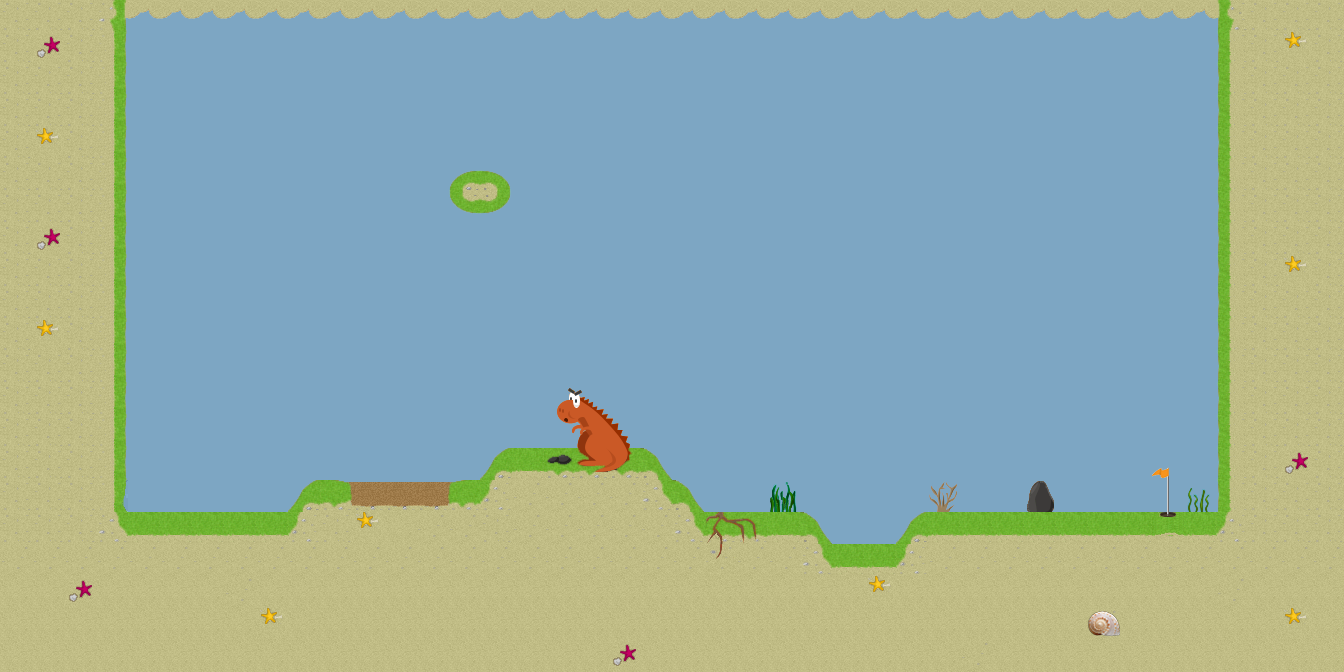

Rendered tile map (Tiled .tmx) drawn with the repository's tilesets; below, a short description and the map source with its tile grids summarised:
An orthogonal 42x21 tile map with 32x32 px tiles, 1 tile layer (Tile Layer 1).

<map version="1.0" orientation="orthogonal" renderorder="right-down" width="42" height="21" tilewidth="32" tileheight="32" nextobjectid="1">
 <properties>
  <property name="ball_destroying_indexes" value="8,71,72,73,74,75,102,103,104,105,121,122,123,124,125,126,127,128,129,130,131,132" />
  <property name="ball_start_position_x" value="5" />
  <property name="ball_start_position_y" value="5" />
  <property name="force_applying_indexes" value="10,13,25,28" />
  <property name="hole_index" value="55" />
  <property name="par" value="4" />
  <property name="slow_down_indexes" value="5,87,89,90,106,117" />
 </properties>
 <tileset firstgid="1" name="tiles" tilewidth="32" tileheight="32" spacing="2">
  <image source="../packer/level2.png" width="512" height="512" />
  <tile id="4">
   <properties>
    <property name="colision_sound" value="ash.mp3" />
    <property name="depth" value="0.2" />
    <property name="obstacle_file" value="5.png" />
   </properties>
  </tile>
  <tile id="7">
   <properties>
    <property name="colision_sound" value="magma_plum.mp3" />
    <property name="destroy_position_offset" value="0.2" />
    <property name="fall_velocity" value="-0.8" />
    <property name="obstacle_file" value="8.png" />
   </properties>
  </tile>
  <tile id="9">
   <properties>
    <property name="angle" value="62" />
    <property name="colision_sound" value="wind.mp3" />
    <property name="intensity" value="250" />
    <property name="range" value="3" />
    <property name="type" value="1" />
    <property name="x_first_arm_angle" value="0" />
    <property name="x_force_beggining" value="25" />
    <property name="y_first_arm_angle" value="18" />
    <property name="y_force_beggining" value="28" />
   </properties>
  </tile>
  <tile id="12">
   <properties>
    <property name="angle" value="45" />
    <property name="colision_sound" value="wind.mp3" />
    <property name="intensity" value="200" />
    <property name="range" value="2" />
    <property name="type" value="1" />
    <property name="x_first_arm_angle" value="2" />
    <property name="x_force_beggining" value="23" />
    <property name="y_first_arm_angle" value="17" />
    <property name="y_force_beggining" value="26" />
   </properties>
  </tile>
  <tile id="24">
   <properties>
    <property name="angle" value="62" />
    <property name="colision_sound" value="wind.mp3" />
    <property name="intensity" value="250" />
    <property name="range" value="3" />
    <property name="type" value="1" />
    <property name="x_first_arm_angle" value="0" />
    <property name="x_force_beggining" value="25" />
    <property name="y_first_arm_angle" value="18" />
    <property name="y_force_beggining" value="28" />
   </properties>
  </tile>
  <tile id="54">
   <properties>
    <property name="hole_file" value="55.png" />
   </properties>
  </tile>
  <tile id="70">
   <properties>
    <property name="destroy_position_offset" value="-1" />
    <property name="fall_velocity" value="-0.8" />
    <property name="obstacle_file" value="71.png" />
   </properties>
  </tile>
  <tile id="71">
   <properties>
    <property name="destroy_position_offset" value="-1" />
    <property name="fall_velocity" value="-0.8" />
    <property name="obstacle_file" value="72.png" />
   </properties>
  </tile>
  <tile id="72">
   <properties>
    <property name="destroy_position_offset" value="0.05" />
    <property name="fall_velocity" value="-0.8" />
    <property name="obstacle_file" value="73.png" />
   </properties>
  </tile>
  <tile id="73">
   <properties>
    <property name="destroy_position_offset" value="0.05" />
    <property name="fall_velocity" value="-0.8" />
    <property name="obstacle_file" value="74.png" />
   </properties>
  </tile>
  <tile id="74">
   <properties>
    <property name="destroy_position_offset" value="0.05" />
    <property name="fall_velocity" value="-0.8" />
    <property name="obstacle_file" value="75.png" />
   </properties>
  </tile>
  <tile id="86">
   <properties>
    <property name="colision_sound" value="ash.mp3" />
    <property name="depth" value="0.2" />
    <property name="obstacle_file" value="87.png" />
   </properties>
  </tile>
  <tile id="88">
   <properties>
    <property name="colision_sound" value="ash.mp3" />
    <property name="depth" value="0.2" />
    <property name="obstacle_file" value="89.png" />
   </properties>
  </tile>
  <tile id="89">
   <properties>
    <property name="colision_sound" value="ash.mp3" />
    <property name="depth" value="0.2" />
    <property name="obstacle_file" value="90.png" />
   </properties>
  </tile>
  <tile id="101">
   <properties>
    <property name="colision_sound" value="magma_plum.mp3" />
    <property name="destroy_position_offset" value="-1" />
    <property name="fall_velocity" value="-0.8" />
    <property name="obstacle_file" value="102.png" />
   </properties>
  </tile>
  <tile id="102">
   <properties>
    <property name="destroy_position_offset" value="-1" />
    <property name="fall_velocity" value="-0.8" />
    <property name="obstacle_file" value="103.png" />
   </properties>
  </tile>
  <tile id="103">
   <properties>
    <property name="colision_sound" value="magma_plum.mp3" />
    <property name="destroy_position_offset" value="0.2" />
    <property name="fall_velocity" value="-0.8" />
    <property name="obstacle_file" value="104.png" />
   </properties>
  </tile>
  <tile id="104">
   <properties>
    <property name="colision_sound" value="magma_plum.mp3" />
    <property name="destroy_position_offset" value="0.2" />
    <property name="fall_velocity" value="-0.8" />
    <property name="obstacle_file" value="105.png" />
   </properties>
  </tile>
  <tile id="105">
   <properties>
    <property name="colision_sound" value="ash.mp3" />
    <property name="depth" value="0.2" />
    <property name="obstacle_file" value="106.png" />
   </properties>
  </tile>
  <tile id="116">
   <properties>
    <property name="colision_sound" value="ash.mp3" />
    <property name="depth" value="0.2" />
    <property name="obstacle_file" value="117.png" />
   </properties>
  </tile>
  <tile id="120">
   <properties>
    <property name="colision_sound" value="magma_plum.mp3" />
    <property name="destroy_position_offset" value="-1" />
    <property name="fall_velocity" value="-0.8" />
    <property name="obstacle_file" value="118.png" />
   </properties>
  </tile>
  <tile id="121">
   <properties>
    <property name="destroy_position_offset" value="-1" />
    <property name="fall_velocity" value="-0.8" />
    <property name="obstacle_file" value="119.png" />
   </properties>
  </tile>
  <tile id="122">
   <properties>
    <property name="destroy_position_offset" value="-1" />
    <property name="fall_velocity" value="-0.8" />
    <property name="obstacle_file" value="120.png" />
   </properties>
  </tile>
  <tile id="123">
   <properties>
    <property name="destroy_position_offset" value="0.3" />
    <property name="fall_velocity" value="-0.8" />
    <property name="obstacle_file" value="121.png" />
   </properties>
  </tile>
  <tile id="124">
   <properties>
    <property name="destroy_position_offset" value="0.3" />
    <property name="fall_velocity" value="-0.8" />
    <property name="obstacle_file" value="122.png" />
   </properties>
  </tile>
  <tile id="125">
   <properties>
    <property name="destroy_position_offset" value="0.3" />
    <property name="fall_velocity" value="-0.8" />
    <property name="obstacle_file" value="123.png" />
   </properties>
  </tile>
  <tile id="126">
   <properties>
    <property name="destroy_position_offset" value="-1" />
    <property name="fall_velocity" value="-0.8" />
    <property name="obstacle_file" value="124.png" />
   </properties>
  </tile>
  <tile id="127">
   <properties>
    <property name="destroy_position_offset" value="0.3" />
    <property name="fall_velocity" value="-0.8" />
    <property name="obstacle_file" value="125.png" />
   </properties>
  </tile>
  <tile id="128">
   <properties>
    <property name="destroy_position_offset" value="0.3" />
    <property name="fall_velocity" value="-0.8" />
    <property name="obstacle_file" value="126.png" />
   </properties>
  </tile>
  <tile id="129">
   <properties>
    <property name="destroy_position_offset" value="0.3" />
    <property name="fall_velocity" value="-0.8" />
    <property name="obstacle_file" value="127.png" />
   </properties>
  </tile>
  <tile id="130">
   <properties>
    <property name="destroy_position_offset" value="-1" />
    <property name="fall_velocity" value="-0.8" />
    <property name="obstacle_file" value="128.png" />
   </properties>
  </tile>
  <tile id="131">
   <properties>
    <property name="colision_sound" value="magma_plum.mp3" />
    <property name="destroy_position_offset" value="-1" />
    <property name="fall_velocity" value="-0.8" />
    <property name="obstacle_file" value="129.png" />
   </properties>
  </tile>
 </tileset>
 <layer name="Tile Layer 1" width="42" height="21">
  <data>[882 cells, 882 non-empty, 43 distinct tile ids]</data>
 </layer>
</map>
